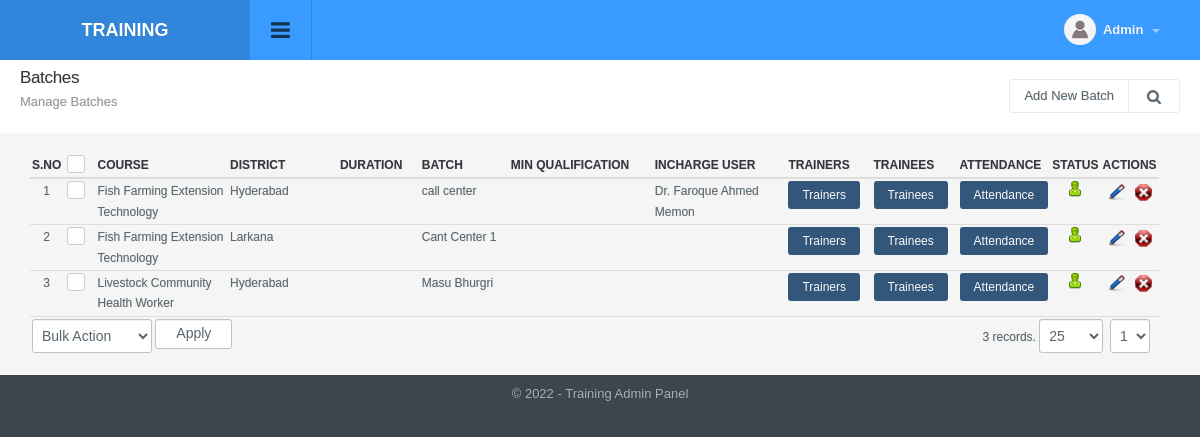
Screenshot of /centers_manage.php (signed in) with the database file from the repository.
### tables this page shows
CREATE TABLE `config_variable` (
  `id` int(11) NOT NULL,
  `config_type_id` int(11) NOT NULL,
  `title` varchar(512) NOT NULL,
  `notes` varchar(512) NOT NULL,
  `type` varchar(200) NOT NULL,
  `default_values` text NOT NULL,
  `key` varchar(200) NOT NULL,
  `value` text NOT NULL,
  `sortorder` int(11) NOT NULL
);

CREATE TABLE `centers` (
  `id` int(11) NOT NULL,
  `project_id` int(11) DEFAULT NULL,
  `district_id` int(11) DEFAULT NULL,
  `center` varchar(50) NOT NULL,
  `incharge_user_id` int(11) DEFAULT NULL,
  `status` int(1) NOT NULL DEFAULT '1',
  `ts` timestamp NOT NULL DEFAULT CURRENT_TIMESTAMP ON UPDATE CURRENT_TIMESTAMP
);

CREATE TABLE `projects` (
  `id` int(11) NOT NULL,
  `department_id` int(11) DEFAULT NULL,
  `title` varchar(50) NOT NULL,
  `status` int(1) NOT NULL DEFAULT '1',
  `ts` timestamp NOT NULL DEFAULT CURRENT_TIMESTAMP ON UPDATE CURRENT_TIMESTAMP,
  `duration` varchar(50) DEFAULT NULL,
  `total_batches` int(20) DEFAULT NULL,
  `min_qualification` varchar(300) DEFAULT NULL,
  `total_no_of_trainees` int(20) DEFAULT NULL
);

CREATE TABLE `districts` (
  `id` int(11) NOT NULL,
  `name` varchar(50) NOT NULL,
  `status` int(1) NOT NULL DEFAULT '1',
  `ts` timestamp NOT NULL DEFAULT CURRENT_TIMESTAMP ON UPDATE CURRENT_TIMESTAMP
);

CREATE TABLE `users` (
  `id` int(11) NOT NULL,
  `designation_id` int(11) DEFAULT NULL,
  `name` varchar(50) NOT NULL,
  `gender` int(1) DEFAULT NULL,
  `cnic` varchar(16) DEFAULT NULL,
  `cnic_photo_front` varchar(50) DEFAULT NULL,
  `cnic_photo_back` varchar(50) DEFAULT NULL,
  `appointment_date` date DEFAULT NULL,
  `status` int(1) NOT NULL DEFAULT '1',
  `ts` timestamp NOT NULL DEFAULT CURRENT_TIMESTAMP ON UPDATE CURRENT_TIMESTAMP
);

### include/utility.php (called while the page is built, shortened)
<?php
function get_config($var){
	global $dblink;
	$sql="select value from config_variable where `key`='".slash($var)."'";
	$resConfig=doquery($sql,$dblink);
	if(numrows($resConfig)>0){
		while($rowConfig=dofetch($resConfig))
			return unslash($rowConfig["value"]);
	}
}
$site_title=get_config("site_title");
function slash($str){
	if(!is_array($str))
		return utf8_encode(addslashes($str));
	else{
		for($i=0; $i<count($str); $i++)
			$str[$i]=slash($str[$i]);
		return $str;
	}
}
function unslash($str){
	return stripslashes(utf8_decode($str));
	}
function get_field($table_id, $table, $field_name='title'){
 	global $dblink;
 	$rs=doquery("select ".$field_name." from $table where id='".$table_id."'", $dblink);
 	if(numrows($rs)>0){
 		$r=dofetch($rs);
 		return unslash($r[$field_name]);
 	}
}

### include/db.php (called while the page is built, shortened)
<?php
function doquery($qr,$lnk){
	@$res=mysqli_query($lnk,$qr) or die($qr." - ".mysqli_error($lnk));
	return $res;
}
function dofetch($rs){
	@$rec=mysqli_fetch_array($rs);
	return $rec;
}
function numrows($rs){
	return mysqli_num_rows($rs);
}

### modules/centers/list.php (the view, shortened to what this page needs)
<?php
$extra='';
?>
<div class="page-header">
	<h1 class="title">Batches</h1>
  	<ol class="breadcrumb">
    	<li class="active">Manage Batches</li>
  	</ol>
  	<div class="right">
    	<div class="btn-group" role="group" aria-label="...">
        	<a href="centers_manage.php?tab=add" class="btn btn-light editproject">Add New Batch</a>
            <a id="topstats" class="btn btn-light" href="#"><i class="fa fa-search"></i></a>
    	</div>
    </div>
</div>
<div class="panel-body table-responsive">
	<table class="table table-hover list">
    	<thead>
            <tr>
                <th width="2%" class="text-center">S.No</th>
                <th class="text-center" width="3%"><div class="checkbox checkbox-primary">
                    <label for="select_all"></label></div></th>
                <th width="15%">Course</th>
                <th width="12%">District</th>
                <th width="8%">Duration</th>
                <th width="10%">Batch</th>
                <th width="15%">Min Qualification</th>
                <th width="15%">Incharge User</th>
                <th width="8%">Trainers</th>
                <th width="8%">Trainees</th>
                <th width="10%">Attendance</th>
                <th width="5%" class="text-center">Status</th>
                <th width="5%" class="text-center">Actions</th>
            </tr>
        </thead>
        <tbody>
            <?php
            $sql="select * from centers where 1 $extra order by center";
            $rs=show_page($rows, $pageNum, $sql);
            if(numrows($rs)>0){
                $sn=1;
                while($r=dofetch($rs)){
                    ?>
                    <tr>
                        <td class="text-center"><?php echo $sn;?></td>
                        <td class="text-center"><div class="checkbox margin-t-0 checkbox-primary">
                            <label for="<?php echo "rec_".$sn?>"></label></div>
                        </td>
                        <td><?php echo get_field($r["project_id"], "projects", "title");?></td>
                        <td><?php echo get_field($r["district_id"], "districts", "name");?></td>
                        <td><?php echo get_field($r["project_id"], "projects", "duration");?></td>
                        <td><?php echo unslash($r["center"]); ?></td>
                        <td><?php echo get_field($r["project_id"], "projects", "min_qualification"); ?></td>
                        <td><?php echo get_field($r["incharge_user_id"], "users", "name"); ?></td>
                        <td><a href="users_manage.php?center_id=<?php echo $r["id"]?>" class="btn btn-sm btn-primary fancybox_iframe">Trainers</a></td>
                        <td><a href="trainees_manage.php?center_id=<?php echo $r["id"]?>" class="btn btn-sm btn-primary fancybox_iframe">Trainees</a></td>
                        <td><a href="attendance_manage.php?tab=list&center_id=<?php echo $r["id"]?>" class="btn btn-sm btn-primary fancybox_iframe">Attendance</a></td>
                        <td class="text-center">
                            <a href="centers_manage.php?id=<?php echo $r['id'];?>&tab=status&s=<?php echo ($r["status"]==0)?1:0;?>">
                                <?php
                                if($r["status"]==0){
                                    ?>
                                    <img src="images/offstatus.png" alt="Off" title="Set Status On">
                                    <?php
                                }
                                else{
                                    ?>
                                    <img src="images/onstatus.png" alt="On" title="Set Status Off">
                                    <?php
                                }
                                ?>
                            </a>
                        </td>
                        <td class="text-center">
                            <a href="centers_manage.php?tab=edit&id=<?php echo $r['id'];?>"><img title="Edit Record" alt="Edit" src="images/edit.png"></a>&nbsp;&nbsp;
                            <a onclick="return confirm('Are you sure you want to delete')" href="centers_manage.php?id=<?php echo $r['id'];?>&amp;tab=delete"><img title="Delete Record" alt="Delete" src="images/delete.png"></a>
                        </td>
                    </tr>
                    <?php
                    $sn++;
                }
                ?>
                <tr>
                    <td colspan="6" class="actions">
                        <select name="bulk_action" class="" id="bulk_action" title="Choose Action">
                            <option value="null">Bulk Action</option>
                        </select>
                        <input type="button" name="apply" value="Apply" id="apply_bulk_action" class="btn btn-light" title="Apply Action"  />
                    </td>
                    <td colspan="7" class="paging" title="Paging" align="right"><?php echo pages_list($rows, "centers", $sql, $pageNum)?></td>
                </tr>
                <?php
            }
            else{
                ?>
                <tr>
                    <td colspan="13"  class="no-record">No Result Found</td>
                </tr>
                <?php
            }
            ?>
        </tbody>
     </table>
</div>

### include/header.php (shortened to what this page needs)
<!DOCTYPE html PUBLIC "-//W3C//DTD XHTML 1.0 Transitional//EN" "http://www.w3.org/TR/xhtml1/DTD/xhtml1-transitional.dtd">
<html xmlns="http://www.w3.org/1999/xhtml">
<head>
<link type="text/css" rel="stylesheet" href="css/font-awesome.min.css" />
<link type="text/css" rel="stylesheet" href="css/font-awesome.css" />
<link type="text/css" rel="stylesheet"  href="css/bootstrap.css" />
<link rel="stylesheet" href="css/bootstrap-datetimepicker.min.css" />
<link type="text/css" rel="stylesheet"  href="css/awesome-bootstrap-checkbox.css" />
<link href="css/general.css" type="text/css" rel="stylesheet" />
<link type="text/css" rel="stylesheet"  href="css/style.css" />
<link rel="stylesheet" href="//code.jquery.com/ui/1.12.1/themes/base/jquery-ui.css">
</head>
<body>
	<div id="wrapper" class="round_corners">
    	<div id="top" class="clearfix">
            <div class="applogo">
			<a href="index.php" class="logo"><?php $admin_logo=get_config("admin_logo"); if(empty($admin_logo)) echo $site_title; else { ?><img src="<?php echo $file_upload_root;?>config/<?php echo $admin_logo?>" width="50" style="margin-right:5px" /><?php echo $site_title; }?></a>
            </div>
            <a class="sidebar-open-button" href="#"><i class="fa fa-bars"></i></a>
            <ul class="top-right">
            	<li class="dropdown link">
                	<a class="dropdown-toggle profilebox" data-toggle="dropdown" href="#">
                    	<img alt="img" src="images/profileimg-default.png">
                        <b><?php echo ucfirst((isset($_SESSION["logged_in_admin"]) && $_SESSION["logged_in_admin"]!="")?$_SESSION["logged_in_admin"]["name"]:"Guest");?></b>
                        <span class="caret"></span>
                    </a>
                </li>
           </ul>
        </div>
		<div class="content" style="margin-left:0">

### include/footer.php (shortened to what this page needs)
<div id="footer" class="bottom_round_corners">
	<div id="footer_content">
    	<address>&copy; <?php echo date("Y");?> - <?php echo $site_title; ?> Admin Panel</address>
    </div>
</div>
<link href="js/fancybox/jquery.fancybox.min.css" rel="stylesheet" type="text/css" />
<link href="js/chosen/chosen.css" rel="stylesheet" type="text/css" />
<link rel="stylesheet" type="text/css" href="css/angularjs-datetime-picker.css" />
</body>
</html>

### rows the page displays
config_variable: value "TRAINING", value "Training"
centers: project.title "Fish Farming Extension Technology", district.name "Hyderabad", center "call center", incharge_user.name "Dr. Faroque Ahmed Memon", status 1 (drawn)
centers: project.title "Fish Farming Extension Technology", district.name "Larkana", center "Cant Center 1", status 1 (drawn)
centers: project.title "Livestock Community Health Worker", district.name "Hyderabad", center "Masu Bhurgri", status 1 (drawn)

### other values shown
pages_list($rows, "centers", $sql, $pageNum) "3 records."
form field page "1"
